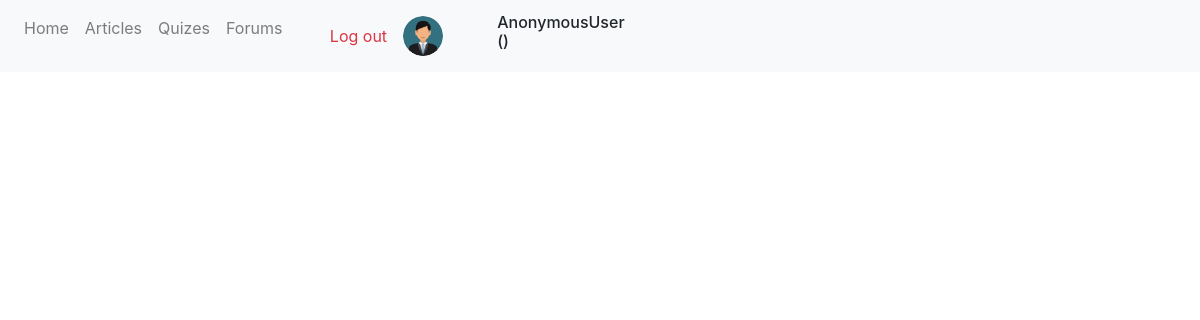
Before: /forums/home/ with the older database file.
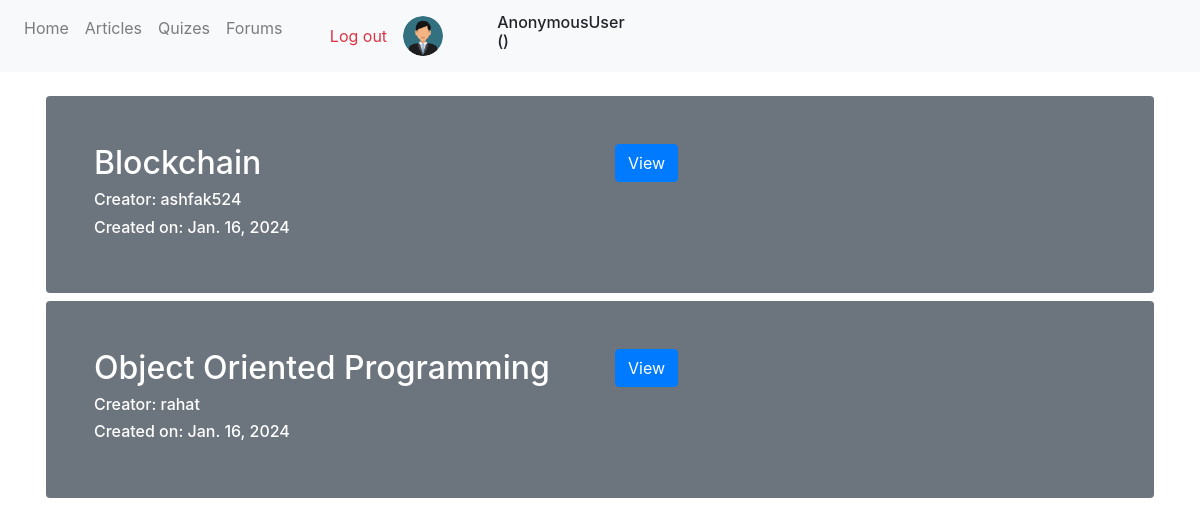
After: the same page with the newer database file.
### App_Forums/models.py (models this page shows, shortened)
class Forum(models.Model):
    creator = models.ForeignKey(User, on_delete=models.CASCADE, related_name='forums_created')
    topic = models.CharField(max_length=264, blank=True)
    created_date = models.DateField(auto_now_add=True)
    class Meta:
        ordering = ['-created_date',]

### App_Forums/views.py (the view)
# urls.py: path('home/', views.home, name="home"),
def home(request):
    forums = Forum.objects.all()
    context = {'forums' : forums, 'title' : 'Forums'}
    return render(request, 'App_Forums/home.html', context)

### templates/App_Forums/home.html (shortened to what this page needs)
{% extends 'navbar.html' %}
{% block body_block %}
{% for forum in forums %}
    <div class="bg-secondary text-white my-2 p-5 rounded">
        <div class="row">
            <div class="col-6">
                <h2>{{forum.topic}}</h2>
                <h6>Creator: {{forum.creator}}</h6>
                <h6>Created on: {{forum.created_date}}</h6>
            </div>
            <div class="col-6">
                <a href="{% url 'App_Forums:forum_view' id=forum.id %}" class="btn btn-primary">View</a>
            </div>
        </div>
    </div>
{% endfor %}
{% endblock %}

Changed rows visible on the page:
added Forum: topic "Blockchain", creator "ashfak524", created_date "Jan. 16, 2024"
added Forum: topic "Object Oriented Programming", creator "rahat", created_date "Jan. 16, 2024"
